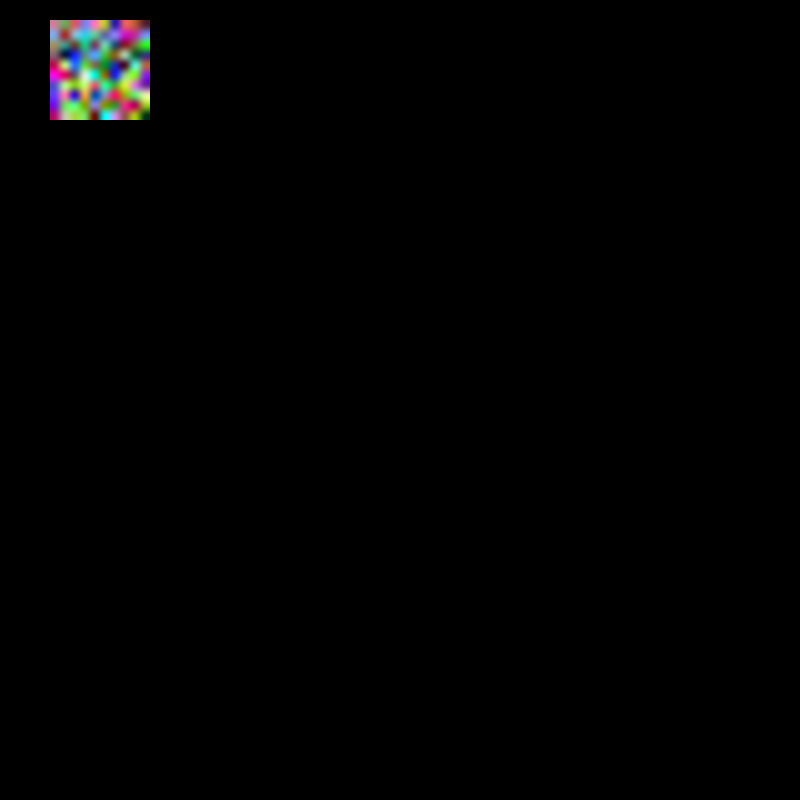
Frame 1 (no input)
Frame 60 (the mouse pressed at the canvas centre just before this capture): identical to frame 1, image omitted
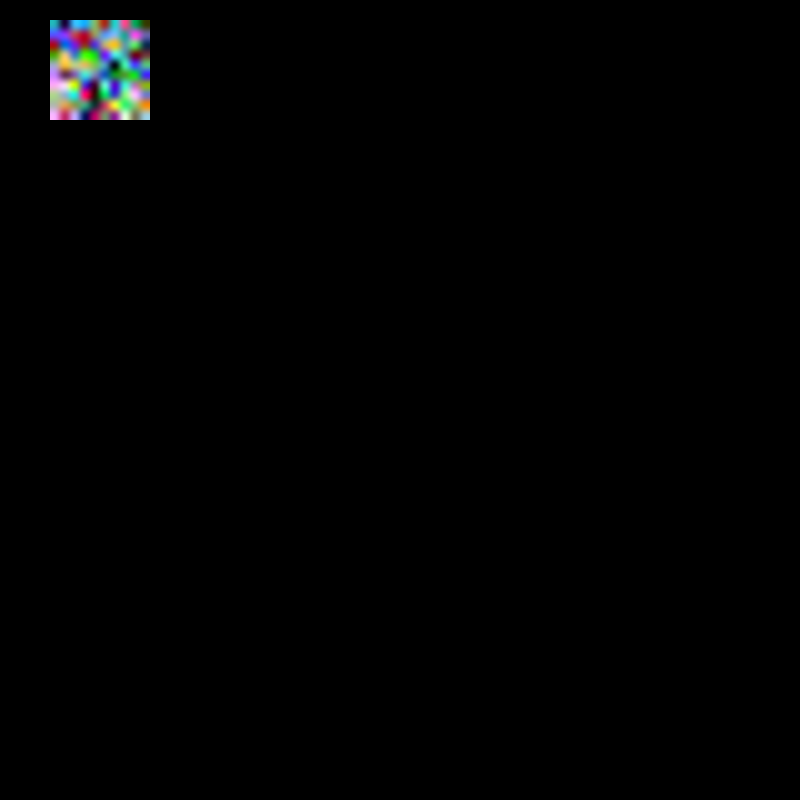
Frame 120 (the mouse held since frame 60 and released just before this capture)

The Processing sketch that drew these frames (run headless with seeded random() and noise(); from frame 60 on, the mouse is pressed at the canvas centre):

// Processing sketch: PixelArtHexColors
// ── PixelArtHexColors.pde
import java.util.Arrays;

int PixelWidthAndHeight = 10;
String HCGString;
ArrayList<String> HCGList;
PImage HCGImage;

Boolean redraw = true;
int count = 0;

void setup(){
    size(800,800);
    background(0);
}

void draw(){
    if(redraw){
        int TotalPixels = PixelWidthAndHeight * PixelWidthAndHeight;

        HexColorGenerator HCP = new HexColorGenerator();
        String HCPString = HCP.main(TotalPixels);
        HCGList = new ArrayList<>(Arrays.asList(HCPString.split(",")));//create an array from a string using the comma (,) to separate it
        HCGImage = new PImage(PixelWidthAndHeight, PixelWidthAndHeight); //create an empty image
        HCGImage.loadPixels(); //load the pixels from an image

        for(int i = 0;i< TotalPixels;i++){
          String pixelcolor = HCGList.get(i); //read the colors one by one from the Array created from the HCGString 
          // println(i+ " " + pixelcolor);
          HCGImage.pixels[i] = unhex(pixelcolor);//convert the hexadecimal string into an RGB color usable by processing
        }  
        HCGImage.updatePixels();//update (save) the new color data in the image
        image(HCGImage, 50, 20, TotalPixels,TotalPixels);//draw the image onto the screen at location (50,20) and scaled up to TotalPixels bits x TotalPixels bits

        redraw = !redraw;
    }
}

import java.util.Random;

public class HexColorGenerator {

    String main(int totalPixels) {
        int numberOfColors = totalPixels;
        StringBuilder hexColors = new StringBuilder();
        Random random = new Random();

        for (int i = 0; i < numberOfColors; i++) {
            // Generate a random 24-bit integer (representing RGB)
            int colour = random.nextInt(0xFFFFFF + 1);
            // Convert to hexadecimal string with leading zeros
            String hexColor = String.format("%06X", colour);
            hexColors.append(hexColor);
            if (i < numberOfColors - 1) {
                hexColors.append(","); // Add comma separator except for the last color
            }
        }

        System.out.println(count + ": " + hexColors.toString());
        return hexColors.toString();
    }
}

void mousePressed(){
  count++;
  redraw = !redraw;
}


///  START OF SMILEY///////////////////////////
/* SMILEY FACE - https://www.pixilart.com/draw/8x8-fd09fdff3db2b99

This is an 8 x 8 image defined by hexadecimal color values
yellow color in hex: fff200
black color in hex:  00000


fff200,fff200,fff200,fff200,fff200,fff200,fff200,fff200
fff200,fff200,000000,fff200,fff200,000000,fff200,fff200
fff200,fff200,000000,fff200,fff200,000000,fff200,fff200
fff200,fff200,000000,fff200,fff200,000000,fff200,fff200
000000,fff200,fff200,fff200,fff200,fff200,fff200,000000
000000,000000,fff200,fff200,fff200,fff200,000000,000000
fff200,000000,000000,fff200,fff200,000000,000000,fff200
fff200,fff200,000000,000000,000000,000000,fff200,fff200


*/

String smileString = "fff200,fff200,fff200,fff200,fff200,fff200,fff200,fff200,fff200,fff200,000000,fff200,fff200,000000,fff200,fff200,fff200,fff200,000000,fff200,fff200,000000,fff200,fff200,fff200,fff200,000000,fff200,fff200,000000,fff200,fff200,000000,fff200,fff200,fff200,fff200,fff200,fff200,000000,000000,000000,fff200,fff200,fff200,fff200,000000,000000,fff200,000000,000000,fff200,fff200,000000,000000,fff200,fff200,fff200,000000,000000,000000,000000,fff200,fff200";

///  END OF SMILEY///////////////////////////
